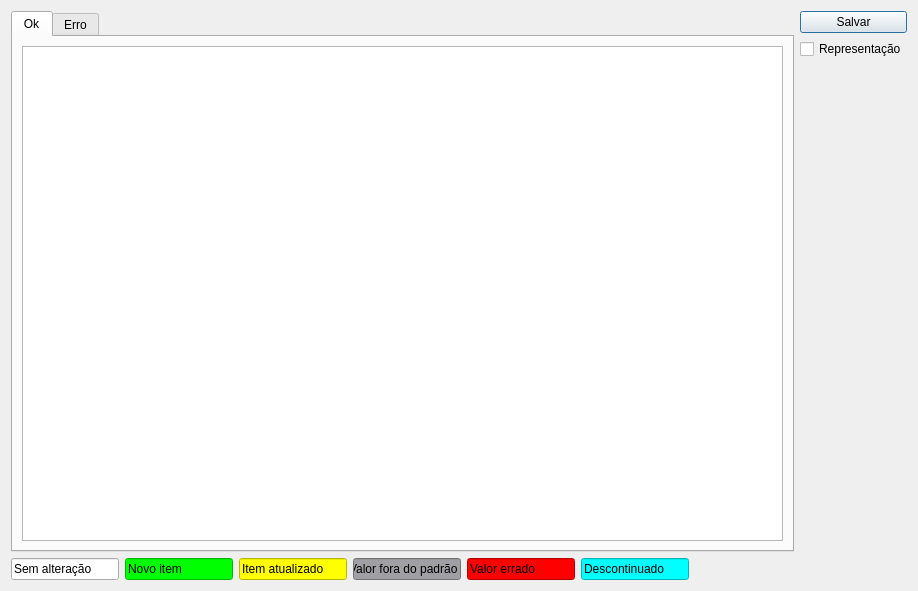
<?xml version="1.0" encoding="UTF-8"?>
<ui version="4.0">
 <class>ImportaProdutos</class>
 <widget class="QDialog" name="ImportaProdutos">
  <property name="geometry">
   <rect>
    <x>0</x>
    <y>0</y>
    <width>918</width>
    <height>591</height>
   </rect>
  </property>
  <property name="windowTitle">
   <string>Importaçao</string>
  </property>
  <layout class="QGridLayout" name="gridLayout_3">
   <item row="0" column="0">
    <widget class="QTabWidget" name="tabWidget">
     <property name="currentIndex">
      <number>0</number>
     </property>
     <widget class="QWidget" name="tab">
      <attribute name="title">
       <string>Ok</string>
      </attribute>
      <layout class="QGridLayout" name="gridLayout_2">
       <item row="0" column="0">
        <widget class="TableView" name="tableProdutos">
         <property name="minimumSize">
          <size>
           <width>691</width>
           <height>430</height>
          </size>
         </property>
         <property name="mouseTracking">
          <bool>true</bool>
         </property>
         <property name="editTriggers">
          <set>QAbstractItemView::NoEditTriggers</set>
         </property>
        </widget>
       </item>
      </layout>
     </widget>
     <widget class="QWidget" name="tab_2">
      <attribute name="title">
       <string>Erro</string>
      </attribute>
      <layout class="QGridLayout" name="gridLayout_4">
       <item row="0" column="0">
        <widget class="TableView" name="tableErro">
         <property name="minimumSize">
          <size>
           <width>691</width>
           <height>430</height>
          </size>
         </property>
         <property name="mouseTracking">
          <bool>true</bool>
         </property>
        </widget>
       </item>
      </layout>
     </widget>
    </widget>
   </item>
   <item row="0" column="1">
    <layout class="QGridLayout" name="gridLayout">
     <item row="0" column="0">
      <widget class="QPushButton" name="pushButtonSalvar">
       <property name="text">
        <string>Salvar</string>
       </property>
      </widget>
     </item>
     <item row="2" column="0">
      <spacer name="verticalSpacer">
       <property name="orientation">
        <enum>Qt::Vertical</enum>
       </property>
       <property name="sizeHint" stdset="0">
        <size>
         <width>20</width>
         <height>40</height>
        </size>
       </property>
      </spacer>
     </item>
     <item row="1" column="0">
      <widget class="QCheckBox" name="checkBoxRepresentacao">
       <property name="text">
        <string>Representação</string>
       </property>
      </widget>
     </item>
    </layout>
   </item>
   <item row="1" column="0">
    <layout class="QHBoxLayout" name="horizontalLayout">
     <item>
      <widget class="QLineEdit" name="lineEdit">
       <property name="sizePolicy">
        <sizepolicy hsizetype="Preferred" vsizetype="Fixed">
         <horstretch>0</horstretch>
         <verstretch>0</verstretch>
        </sizepolicy>
       </property>
       <property name="maximumSize">
        <size>
         <width>120</width>
         <height>16777215</height>
        </size>
       </property>
       <property name="text">
        <string>Sem alteração</string>
       </property>
       <property name="readOnly">
        <bool>true</bool>
       </property>
      </widget>
     </item>
     <item>
      <widget class="QLineEdit" name="lineEdit_2">
       <property name="sizePolicy">
        <sizepolicy hsizetype="Preferred" vsizetype="Fixed">
         <horstretch>0</horstretch>
         <verstretch>0</verstretch>
        </sizepolicy>
       </property>
       <property name="maximumSize">
        <size>
         <width>120</width>
         <height>16777215</height>
        </size>
       </property>
       <property name="styleSheet">
        <string notr="true">background-color: rgb(0, 255, 0);
color: rgb(0, 0, 0);</string>
       </property>
       <property name="text">
        <string>Novo item</string>
       </property>
       <property name="readOnly">
        <bool>true</bool>
       </property>
      </widget>
     </item>
     <item>
      <widget class="QLineEdit" name="lineEdit_3">
       <property name="sizePolicy">
        <sizepolicy hsizetype="Preferred" vsizetype="Fixed">
         <horstretch>0</horstretch>
         <verstretch>0</verstretch>
        </sizepolicy>
       </property>
       <property name="maximumSize">
        <size>
         <width>120</width>
         <height>16777215</height>
        </size>
       </property>
       <property name="styleSheet">
        <string notr="true">background-color: rgb(255, 255, 0);
color: rgb(0, 0, 0);</string>
       </property>
       <property name="text">
        <string>Item atualizado</string>
       </property>
       <property name="readOnly">
        <bool>true</bool>
       </property>
      </widget>
     </item>
     <item>
      <widget class="QLineEdit" name="lineEdit_4">
       <property name="sizePolicy">
        <sizepolicy hsizetype="Preferred" vsizetype="Fixed">
         <horstretch>0</horstretch>
         <verstretch>0</verstretch>
        </sizepolicy>
       </property>
       <property name="maximumSize">
        <size>
         <width>120</width>
         <height>16777215</height>
        </size>
       </property>
       <property name="styleSheet">
        <string notr="true">background-color: rgb(160, 160, 164);
color: rgb(0, 0, 0);</string>
       </property>
       <property name="text">
        <string>Valor fora do padrão</string>
       </property>
       <property name="readOnly">
        <bool>true</bool>
       </property>
      </widget>
     </item>
     <item>
      <widget class="QLineEdit" name="lineEdit_5">
       <property name="sizePolicy">
        <sizepolicy hsizetype="Preferred" vsizetype="Fixed">
         <horstretch>0</horstretch>
         <verstretch>0</verstretch>
        </sizepolicy>
       </property>
       <property name="maximumSize">
        <size>
         <width>120</width>
         <height>16777215</height>
        </size>
       </property>
       <property name="autoFillBackground">
        <bool>false</bool>
       </property>
       <property name="styleSheet">
        <string notr="true">background-color: rgb(255, 0, 0);
color: rgb(0, 0, 0);</string>
       </property>
       <property name="text">
        <string>Valor errado</string>
       </property>
       <property name="readOnly">
        <bool>true</bool>
       </property>
      </widget>
     </item>
     <item>
      <widget class="QLineEdit" name="lineEdit_6">
       <property name="sizePolicy">
        <sizepolicy hsizetype="Preferred" vsizetype="Fixed">
         <horstretch>0</horstretch>
         <verstretch>0</verstretch>
        </sizepolicy>
       </property>
       <property name="maximumSize">
        <size>
         <width>120</width>
         <height>16777215</height>
        </size>
       </property>
       <property name="autoFillBackground">
        <bool>false</bool>
       </property>
       <property name="styleSheet">
        <string notr="true">background-color: rgb(0, 255, 255);
color: rgb(0, 0, 0);</string>
       </property>
       <property name="text">
        <string>Descontinuado</string>
       </property>
       <property name="readOnly">
        <bool>true</bool>
       </property>
      </widget>
     </item>
     <item>
      <spacer name="horizontalSpacer">
       <property name="orientation">
        <enum>Qt::Horizontal</enum>
       </property>
       <property name="sizeHint" stdset="0">
        <size>
         <width>40</width>
         <height>20</height>
        </size>
       </property>
      </spacer>
     </item>
    </layout>
   </item>
  </layout>
 </widget>
 <customwidgets>
  <customwidget>
   <class>TableView</class>
   <extends>QTableView</extends>
   <header>src/tableview.h</header>
  </customwidget>
 </customwidgets>
 <tabstops>
  <tabstop>pushButtonSalvar</tabstop>
 </tabstops>
 <resources/>
 <connections/>
</ui>
